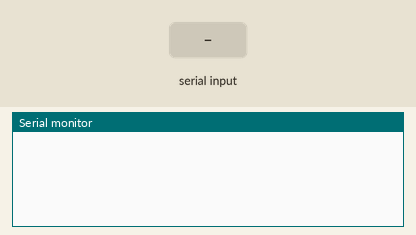
This sketch was run on a simulated Arduino Uno, built with avr-gcc and run on an emulated ATmega328P. Shown: the last lines printed to the serial monitor. The test bench sets the inputs (shaded band).

Above: at 1.2 s.
1.3 s: "id\n" received over Serial
At 1.7 s:
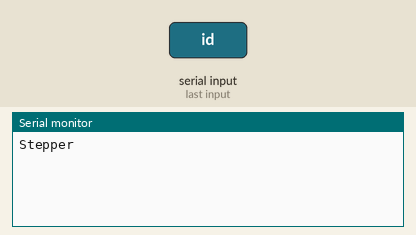
2.8 s: "1\n" received over Serial
At 4.1 s:
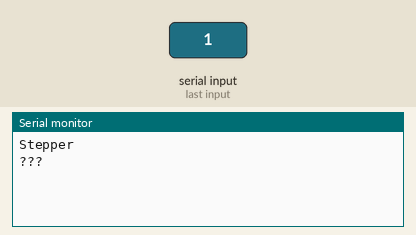

Measured:
- after the input at 1.3 s, the serial monitor: prints a new line at once (image 1)
- after the input at 2.8 s, the serial monitor: prints a new line at once (image 2)

The sketch:

StepperSerialTest.ino
```cpp
// (licence header left out)
void setup() {

  Serial.begin(9600);

  while (Serial.available() > 0) { // empty the input buffer
    Serial.read();
  }

}

void serialEvent() {

  String UserCommand = Serial.readStringUntil('\n');

  if ( UserCommand == "id" ){
    Serial.println( "Stepper" );
  }

  else{
    Serial.println("???");
  }
}


void loop() {
  delay(10);

}
```
